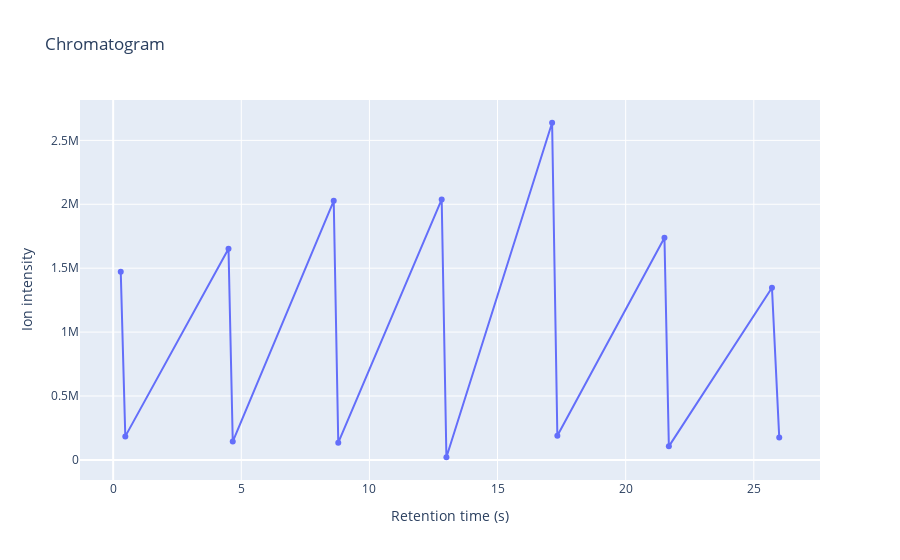

Source (notebook cell):
### Code cell
# plotting interactive chromatogram (TIC) with MS1 spectra
fig = go.Figure(data=go.Scatter(x=chromatogram_data_1[0],y=chromatogram_data_1[1]))
fig.update_layout(title_text='Chromatogram')
fig.update_xaxes(title_text='Retention time (s)')
fig.update_yaxes(title_text='Ion intensity')
fig.show()

### Figure 1 — Plotly figure (JSON) as saved in the notebook; plotly's stock layout.template omitted (floating-point values rounded to 4 significant figures)
{"data": [{"type": "scatter", "x": [0.2961, 0.4738, 4.501, 4.667, 8.607, 8.784, 12.82, 13.0, 17.13, 17.33, 21.51, 21.69, 25.71, 25.99], "y": [1471000.0, 183800.0, 1652000.0, 143100.0, 2027000.0, 134500.0, 2037945, 20580.0, 2638000.0, 189300.0, 1738000.0, 105800.0, 1346706, 174500.0]}], "layout": {"title": {"text": "Chromatogram"}, "xaxis": {"title": {"text": "Retention time (s)"}}, "yaxis": {"title": {"text": "Ion intensity"}}}}
